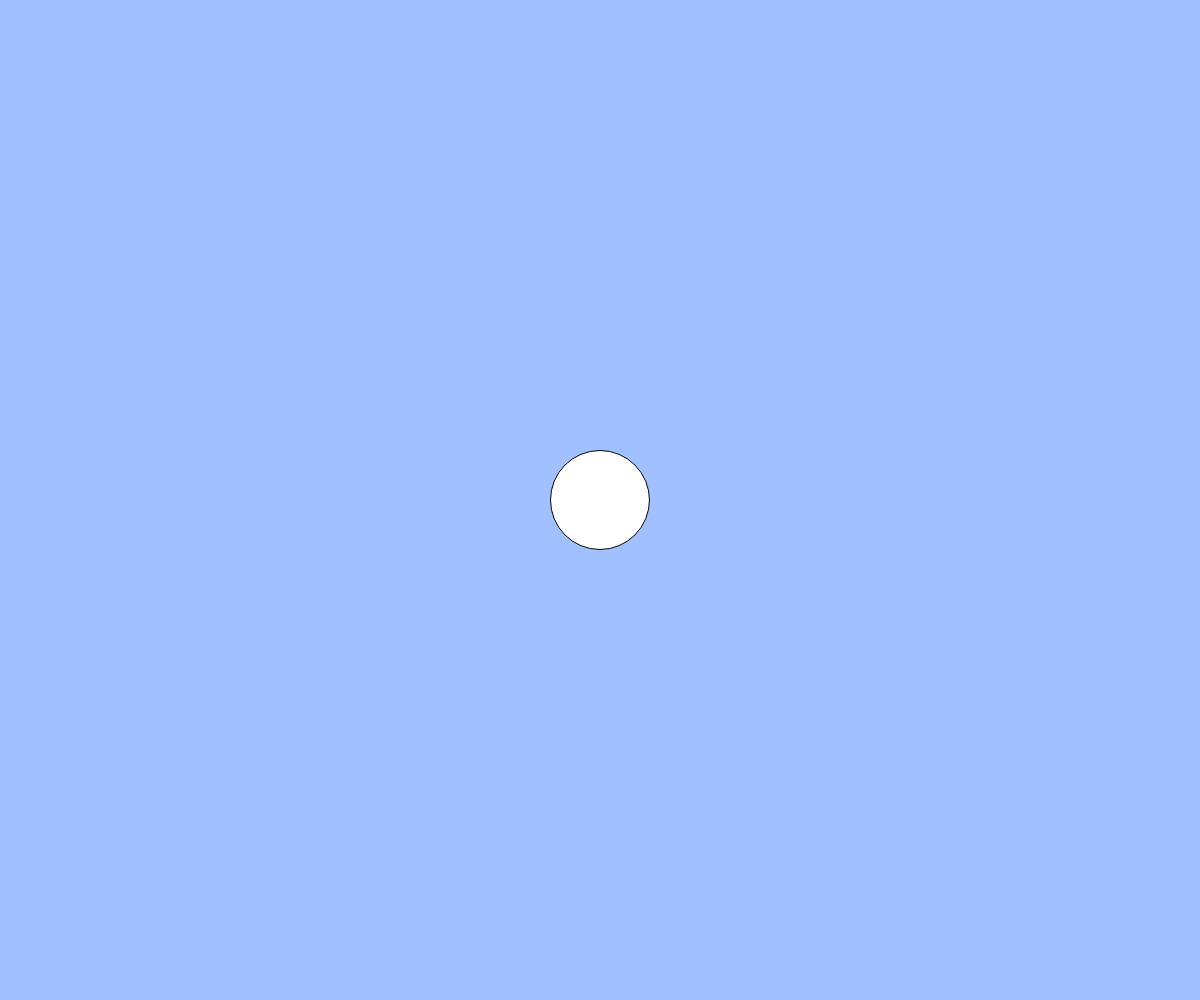
Frame 1 (no input)
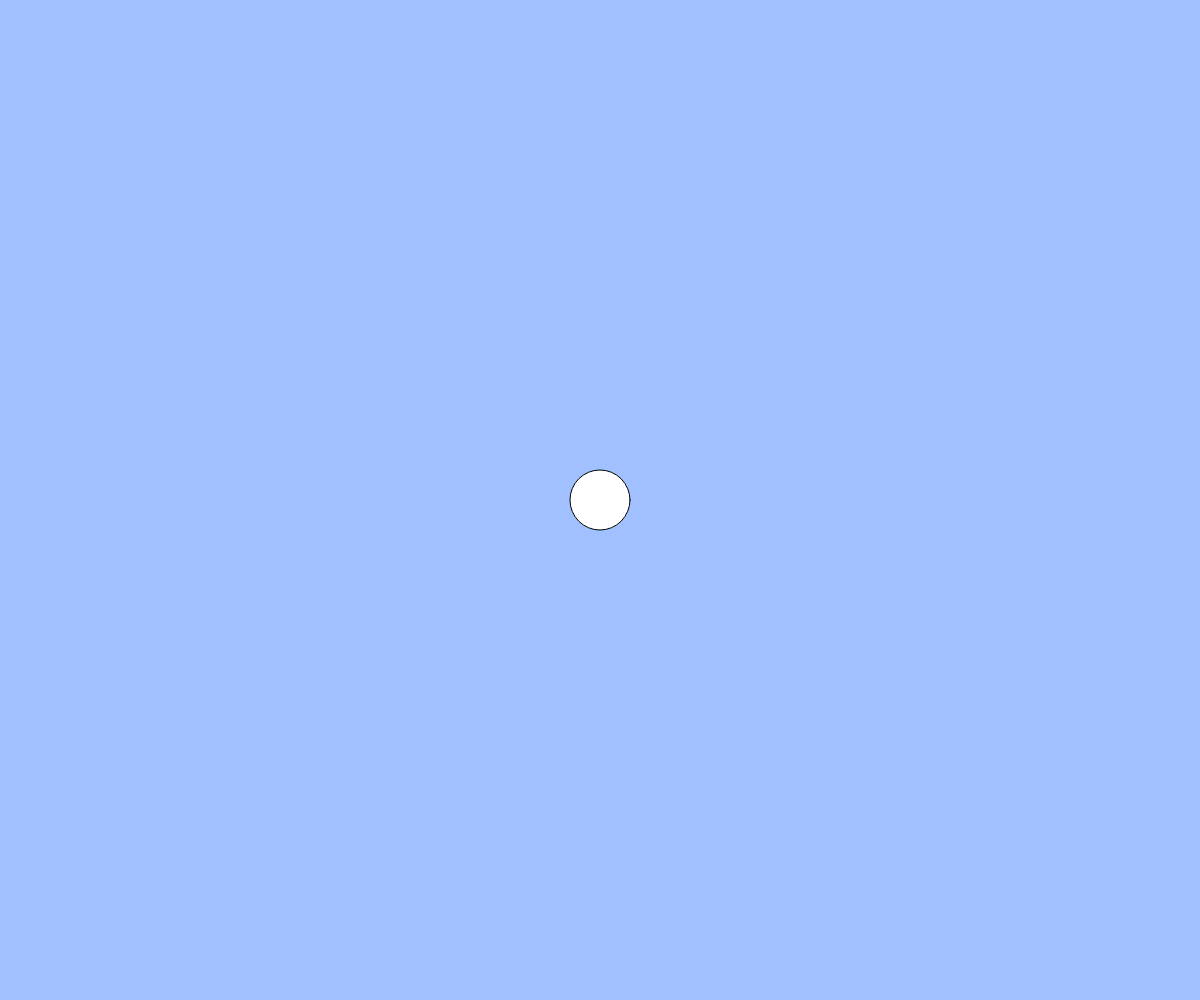
Frame 60 (no input)
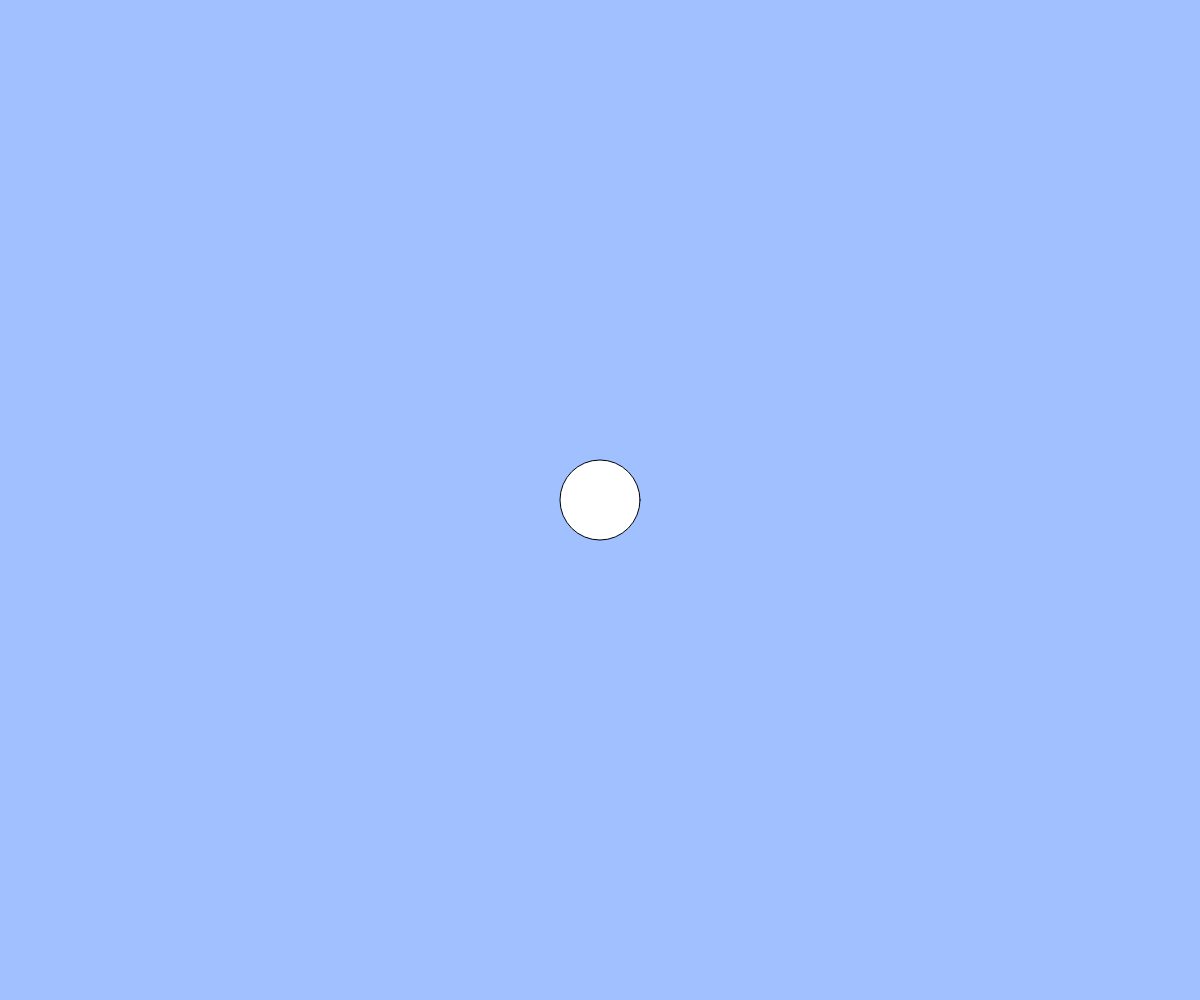
Frame 120 (the mouse pressed at the canvas centre since frame 60)

The p5.js sketch that drew these frames (run headless with seeded random() and noise() and a simulated clock; from frame 60 on, the mouse is pressed at the canvas centre):

// p5.js sketch
// ── sketch.js
// 練習問題「心臓の鼓動のように大きくなったり小さくなったりする円」
let count;
let cycle;

function setup(){
  createCanvas(windowWidth, windowHeight);
  count = 0;
  cycle = 100;
}

function windowResized(){
  resizeCanvas(windowWidth, windowHeight);
}

function draw(){
  background(160, 192, 255);
  count = (count + 1) % cycle;
  // BLANK[1]
  let size;
  if ( count < 50) {
    size = 100 - count;
  } else {
    size = count;
  }
  ellipse(width / 2, height / 2, size);
}
